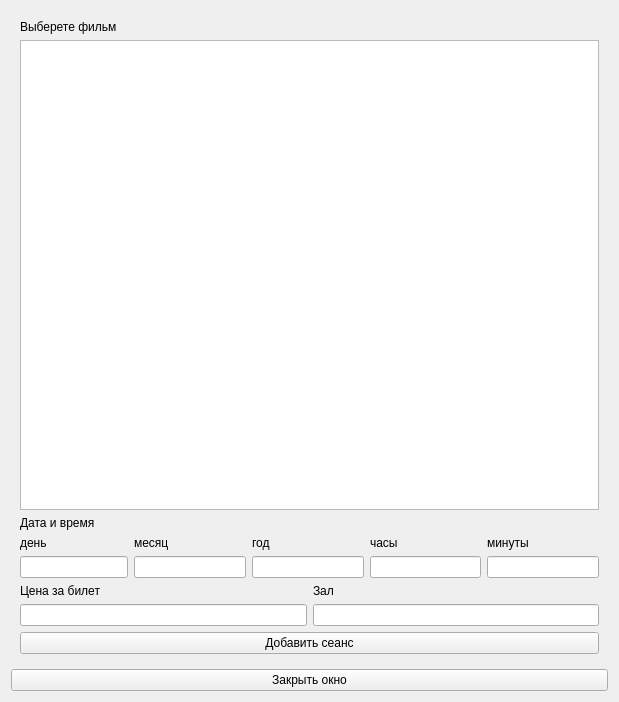
<?xml version="1.0" encoding="UTF-8"?>
<ui version="4.0">
 <class>SeancesAdmin</class>
 <widget class="QDialog" name="SeancesAdmin">
  <property name="geometry">
   <rect>
    <x>0</x>
    <y>0</y>
    <width>619</width>
    <height>702</height>
   </rect>
  </property>
  <property name="windowTitle">
   <string>Dialog</string>
  </property>
  <layout class="QVBoxLayout" name="verticalLayout_2">
   <item>
    <widget class="QStackedWidget" name="stackedWidget">
     <property name="currentIndex">
      <number>1</number>
     </property>
     <widget class="QWidget" name="pageSelectSeance">
      <layout class="QVBoxLayout" name="verticalLayout">
       <item>
        <widget class="QTableView" name="tableViewSeances"/>
       </item>
       <item>
        <widget class="QPushButton" name="pushButtonReloadTb">
         <property name="text">
          <string>Перезагрузить таблицу</string>
         </property>
        </widget>
       </item>
      </layout>
     </widget>
     <widget class="QWidget" name="pageInsertSeance">
      <layout class="QVBoxLayout" name="verticalLayout_4">
       <item>
        <layout class="QVBoxLayout" name="verticalLayout_3">
         <item>
          <widget class="QLabel" name="labelFilm">
           <property name="text">
            <string>Выберете фильм</string>
           </property>
          </widget>
         </item>
         <item>
          <widget class="QTableView" name="tableViewFilmSelect"/>
         </item>
         <item>
          <widget class="QLabel" name="labelDateTime">
           <property name="text">
            <string>Дата и время</string>
           </property>
          </widget>
         </item>
         <item>
          <layout class="QGridLayout" name="gridLayout">
           <item row="1" column="3">
            <widget class="QLineEdit" name="lineEditHours"/>
           </item>
           <item row="1" column="0" alignment="Qt::AlignLeft">
            <widget class="QLineEdit" name="lineEditDay"/>
           </item>
           <item row="0" column="0">
            <widget class="QLabel" name="labelDay">
             <property name="text">
              <string>день</string>
             </property>
            </widget>
           </item>
           <item row="1" column="2">
            <widget class="QLineEdit" name="lineEditYear"/>
           </item>
           <item row="1" column="1">
            <widget class="QLineEdit" name="lineEditMonth"/>
           </item>
           <item row="1" column="4">
            <widget class="QLineEdit" name="lineEditMinutes"/>
           </item>
           <item row="0" column="1">
            <widget class="QLabel" name="labelMonth">
             <property name="text">
              <string>месяц</string>
             </property>
            </widget>
           </item>
           <item row="0" column="2">
            <widget class="QLabel" name="labelYear">
             <property name="text">
              <string>год</string>
             </property>
            </widget>
           </item>
           <item row="0" column="3">
            <widget class="QLabel" name="labelHours">
             <property name="text">
              <string>часы</string>
             </property>
            </widget>
           </item>
           <item row="0" column="4">
            <widget class="QLabel" name="labelMinutes">
             <property name="text">
              <string>минуты</string>
             </property>
            </widget>
           </item>
          </layout>
         </item>
         <item>
          <layout class="QGridLayout" name="gridLayout_2">
           <item row="0" column="0">
            <widget class="QLabel" name="labelPrice">
             <property name="text">
              <string>Цена за билет</string>
             </property>
            </widget>
           </item>
           <item row="1" column="0">
            <widget class="QLineEdit" name="lineEditPrice"/>
           </item>
           <item row="0" column="1">
            <widget class="QLabel" name="labelHall">
             <property name="text">
              <string>Зал</string>
             </property>
            </widget>
           </item>
           <item row="1" column="1">
            <widget class="QLineEdit" name="lineEditHall"/>
           </item>
          </layout>
         </item>
         <item>
          <widget class="QPushButton" name="pushButtonAddSeance">
           <property name="text">
            <string>Добавить сеанс</string>
           </property>
          </widget>
         </item>
        </layout>
       </item>
      </layout>
     </widget>
     <widget class="QWidget" name="pageDeleteSeance">
      <layout class="QVBoxLayout" name="verticalLayout_5">
       <item>
        <widget class="QTableView" name="tableViewSeanceDelete"/>
       </item>
       <item>
        <widget class="QPushButton" name="pushButtonDeleteSeance">
         <property name="text">
          <string>Удалить сеанс</string>
         </property>
        </widget>
       </item>
      </layout>
     </widget>
    </widget>
   </item>
   <item>
    <widget class="QPushButton" name="pushButton">
     <property name="text">
      <string>Закрыть окно</string>
     </property>
    </widget>
   </item>
  </layout>
 </widget>
 <resources/>
 <connections/>
</ui>
